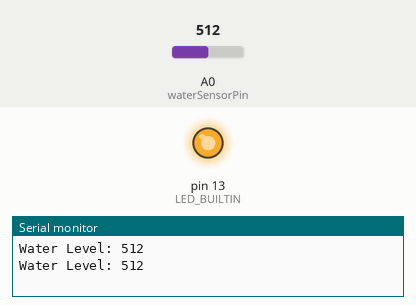
Bench run of a sketch on a simulated Arduino Uno, built with avr-gcc and run on an emulated ATmega328P. Parts: output pins drawn as LEDs (lit = HIGH), the last lines printed to the serial monitor. Inputs (shaded band) come from the test bench; at power-on: A0 (waterSensorPin) = 512. Pins used as bus, display or sensor lines are not drawn.

Above: at 2.0 s.
2.1 s: A0 (waterSensorPin) set to 486
At 3.5 s:
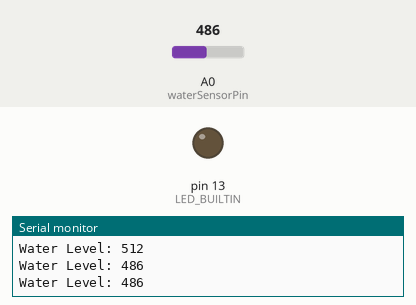
3.8 s: A0 (waterSensorPin) set to 510
At 5.4 s:
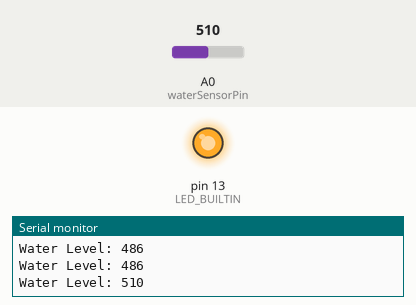
6.0 s: A0 (waterSensorPin) set to 490
At 7.1 s:
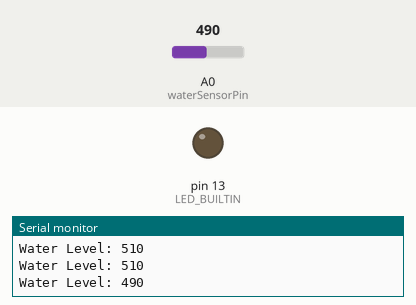
Timing chart, 0 to 9.0 s (numbered marks = the images above; inputs shaded):
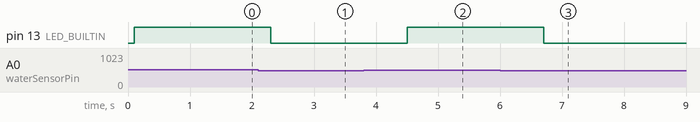

The sketch:

data-reader-complete.ino
```cpp
/*
 * Because the water sensor is always at contact with water,
 * it usually tends to degrade fast.
 * To prolong its life, we only power it when we need to take a measurement.
 * This is done by powering the sensor through a digital pin.
 *
 * The code, wiring and explanation are partially taken from:
 * https://lastminuteengineers.com/water-level-sensor-arduino-tutorial/
 */

// Pin definitions
const int waterSensorPowerPin = 7;  // Pin to power the water sensor
const int waterSensorPin = A0;      // Analog pin connected to the water sensor
// Since the max value should be around 520, we set the threshold at 500
const int upperThreshold = 500;     // Threshold to trigger alert

void setup() {
  Serial.begin(9600);

  // Set the power pin as output
  pinMode(waterSensorPowerPin, OUTPUT);

  // Ensure the sensor is powered off initially
  digitalWrite(waterSensorPowerPin, LOW);

  // Set the alert led pin as output
  pinMode(LED_BUILTIN, OUTPUT);
}

void loop() {
    // We create a function to read the water level and print it
    Serial.print("Water Level: ");
    Serial.println(readWaterLevel());
    // Wait for 2 seconds before the next reading
    delay(1000);
}

int readWaterLevel() {
    // Power on the water sensor
    digitalWrite(waterSensorPowerPin, HIGH);
    // Wait for the sensor to stabilize
    delay(100);
    // Read the water sensor value
    int sensorValue = analogRead(waterSensorPin);
    // Check if the water level is above a certain threshold
    if (sensorValue > upperThreshold) {
        digitalWrite(LED_BUILTIN, HIGH); // Turn on alert LED
    } else {
        digitalWrite(LED_BUILTIN, LOW); // Turn off alert LED
    }
    // Power off the water sensor to prolong its life
    digitalWrite(waterSensorPowerPin, LOW);
    return sensorValue;
}
```

Measured:
- the behaviour switches between 501 and 500 on A0 (waterSensorPin) (found by bisection; images 0 and 1)
- after the input at 2.1 s, pin 13 (LED_BUILTIN): HIGH → LOW after 0.20 s
- after the input at 3.8 s, pin 13 (LED_BUILTIN): LOW → HIGH after 0.70 s
- after the input at 6.0 s, pin 13 (LED_BUILTIN): HIGH → LOW after 0.70 s
